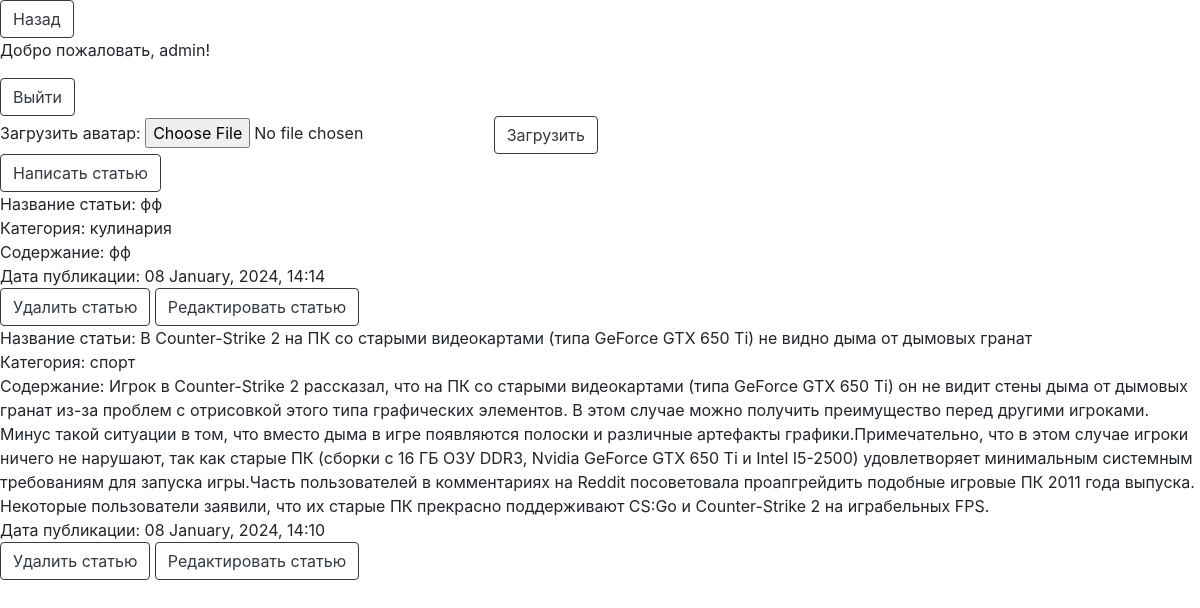
Page /your_profile (signed in) on the committed database.
### models.py (models this page shows)
class Base(DeclarativeBase):
    id: Mapped[int_pk]
    created_at: Mapped[datetime] = Column(DateTime, default=utcnow)

class User(Base, UserMixin):
    __tablename__ = 'users'
    username: Mapped[str]
    avatar: Mapped[Optional[str]] = Column(String)
    email: Mapped[str]
    password: Mapped[str]
    articles: Mapped[list['Article']] = relationship(
        back_populates='user',
        cascade='all'
    )

class Article(Base):
    __tablename__ = 'articles'
    name_of_article: Mapped[str]
    category: Mapped[str]
    text_of_article: Mapped[str]
    user_id: Mapped[int] = mapped_column(ForeignKey('users.id'))
    user: Mapped['User'] = relationship(back_populates='articles')

### app.py (the view)
@app.route('/your_profile')
def your_profile_page():
    if current_user.is_authenticated:
        session = SessionFactory()
        current_user_id = current_user.id
        your_articles = session.query(Article).filter_by(user_id=current_user_id).order_by(desc(Article.created_at)).all()
        return render_template('forum/your_profile.html', articles=your_articles)
    return render_template('forum/your_profile.html')

### app.py (called while the page is built)
@login_manager.user_loader
def load_user(id):
    session = SessionFactory()
    return session.query(User).get(int(id))

### templates/forum/your_profile.html (shortened to what this page needs)
<!DOCTYPE html>
<html lang="en">
<head>
    <link rel="stylesheet" href="https://stackpath.bootstrapcdn.com/bootstrap/4.3.1/css/bootstrap.min.css">
</head>
<body>
<button onclick="window.location.href='{{ url_for('main_page') }}';" type="button" class="btn btn-outline-dark">Назад</button>
{% if current_user.is_authenticated %}
   <p>Добро пожаловать, {{ current_user.username }}!</p>
    <button onclick="window.location.href='{{ url_for('logout_page') }}';" type="button" class="btn btn-outline-dark">Выйти</button>
    <br>
    <form action="{{ url_for('upload_avatar_page') }}" method="post" enctype="multipart/form-data">
        <label for="avatar">Загрузить аватар:</label>
        <input type="file" name="avatar" accept=".jpg, .jpeg, .png">
        <button type="submit" class="btn btn-outline-dark">Загрузить</button>
    </form>
    <button onclick="window.location.href='{{ url_for('create_article_page') }}';" type="button" class="btn btn-outline-dark">Написать статью</button>
    {% for article in articles %}
        <div>Название статьи: {{ article.name_of_article }}</div>
        <duv>Категория: {{ article.category }}</duv>
        <div>Содержание: {{ article.text_of_article }}</div>
        <div>Дата публикации: {{ article.created_at.strftime('%d %B, %Y, %H:%M') }}</div>
        <button onclick="window.location.href='{{ url_for('delete_article_page', id=article.id) }}';" type="button" class="btn btn-outline-dark">Удалить статью</button>
        <button onclick="window.location.href='{{ url_for('update_article_page', id=article.id) }}';" type="button" class="btn btn-outline-dark">Редактировать статью</button>
        <br>
    {% endfor %}
{% else %}
   <p>Извините, я вас не знаю.</p>
    <button onclick="window.location.href='{{ url_for('register_page') }}';" type="button" class="btn btn-outline-dark">Регистрация</button>
    <button onclick="window.location.href='{{ url_for('login_page') }}';" type="button" class="btn btn-outline-dark">Войти</button>
{% endif %}
</body>
</html>

### rows in the picture
User: username "admin"
Article: name_of_article "фф", category "кулинария", text_of_article "фф", created_at "08 January, 2024, 14:14"
Article: name_of_article "В Counter-Strike 2 на ПК со старыми видеокартами (типа GeForce GTX 650 Ti) не видно дыма от дымовых гранат", category "спорт", text_of_article "Игрок в Counter-Strike 2 рассказал, что на ПК со старыми видеокартами (типа GeForce GTX 650 Ti) он не видит стены дыма от дымовых гранат из-за проблем с отрисовкой этого типа графических элементов. В этом случае можно получить преимущество перед другими игроками. Минус такой ситуации в том, что вместо дыма в игре появляются полоски и различные артефакты графики.Примечательно, что в этом случае игроки ничего не нарушают, так как старые ПК (сборки с 16 ГБ ОЗУ DDR3, Nvidia GeForce GTX 650 Ti и Intel I5-2500) удовлетворяет минимальным системным требованиям для запуска игры.Часть пользователей в комментариях на Reddit посоветовала проапгрейдить подобные игровые ПК 2011 года выпуска. Некоторые…", created_at "08 January, 2024, 14:10"
